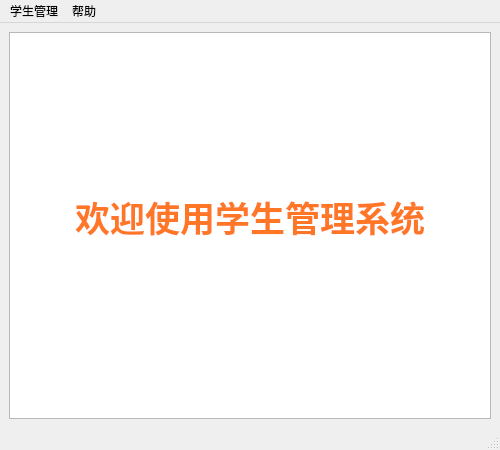
<?xml version="1.0" encoding="UTF-8"?>
<ui version="4.0">
 <class>MainWindow</class>
 <widget class="QMainWindow" name="MainWindow">
  <property name="geometry">
   <rect>
    <x>0</x>
    <y>0</y>
    <width>500</width>
    <height>450</height>
   </rect>
  </property>
  <property name="minimumSize">
   <size>
    <width>500</width>
    <height>450</height>
   </size>
  </property>
  <property name="maximumSize">
   <size>
    <width>500</width>
    <height>450</height>
   </size>
  </property>
  <property name="windowTitle">
   <string>MainWindow</string>
  </property>
  <widget class="QWidget" name="centralwidget">
   <layout class="QHBoxLayout" name="horizontalLayout">
    <item>
     <widget class="QTextBrowser" name="textBrowser">
      <property name="styleSheet">
       <string notr="true">font: 25 48pt &quot;微软雅黑 Light&quot;;
color: rgb(255, 118, 38);</string>
      </property>
      <property name="html">
       <string>&lt;!DOCTYPE HTML PUBLIC &quot;-//W3C//DTD HTML 4.0//EN&quot; &quot;http://www.w3.org/TR/REC-html40/strict.dtd&quot;&gt;
&lt;html&gt;&lt;head&gt;&lt;meta name=&quot;qrichtext&quot; content=&quot;1&quot; /&gt;&lt;style type=&quot;text/css&quot;&gt;
p, li { white-space: pre-wrap; }
&lt;/style&gt;&lt;/head&gt;&lt;body style=&quot; font-family:'微软雅黑 Light'; font-size:48pt; font-weight:24; font-style:normal;&quot;&gt;
&lt;p align=&quot;center&quot; style=&quot;-qt-paragraph-type:empty; margin-top:0px; margin-bottom:0px; margin-left:0px; margin-right:0px; -qt-block-indent:0; text-indent:0px;&quot;&gt;&lt;br /&gt;&lt;/p&gt;
&lt;p align=&quot;center&quot; style=&quot;-qt-paragraph-type:empty; margin-top:0px; margin-bottom:0px; margin-left:0px; margin-right:0px; -qt-block-indent:0; text-indent:0px; font-size:26pt;&quot;&gt;&lt;br /&gt;&lt;/p&gt;
&lt;p align=&quot;center&quot; style=&quot;-qt-paragraph-type:empty; margin-top:0px; margin-bottom:0px; margin-left:0px; margin-right:0px; -qt-block-indent:0; text-indent:0px; font-size:26pt;&quot;&gt;&lt;br /&gt;&lt;/p&gt;
&lt;p align=&quot;center&quot; style=&quot; margin-top:0px; margin-bottom:0px; margin-left:0px; margin-right:0px; -qt-block-indent:0; text-indent:0px;&quot;&gt;&lt;span style=&quot; font-family:'SimSun'; font-size:26pt; font-weight:600;&quot;&gt;欢迎使用学生管理系统&lt;/span&gt;&lt;/p&gt;
&lt;p align=&quot;center&quot; style=&quot;-qt-paragraph-type:empty; margin-top:0px; margin-bottom:0px; margin-left:0px; margin-right:0px; -qt-block-indent:0; text-indent:0px; font-family:'SimSun'; font-size:26pt; font-weight:600;&quot;&gt;&lt;br /&gt;&lt;/p&gt;&lt;/body&gt;&lt;/html&gt;</string>
      </property>
     </widget>
    </item>
   </layout>
  </widget>
  <widget class="QMenuBar" name="menubar">
   <property name="geometry">
    <rect>
     <x>0</x>
     <y>0</y>
     <width>500</width>
     <height>23</height>
    </rect>
   </property>
   <widget class="QMenu" name="menu">
    <property name="title">
     <string>学生管理</string>
    </property>
    <addaction name="actionaddstu"/>
    <addaction name="actionquerystu"/>
   </widget>
   <widget class="QMenu" name="menu_2">
    <property name="title">
     <string>帮助</string>
    </property>
    <addaction name="actionhelp"/>
   </widget>
   <addaction name="menu"/>
   <addaction name="menu_2"/>
  </widget>
  <widget class="QStatusBar" name="statusbar"/>
  <action name="actionaddstu">
   <property name="text">
    <string>addstu</string>
   </property>
  </action>
  <action name="actionquerystu">
   <property name="text">
    <string>querystu</string>
   </property>
  </action>
  <action name="actionhelp">
   <property name="text">
    <string>help</string>
   </property>
  </action>
 </widget>
 <resources/>
 <connections/>
</ui>
